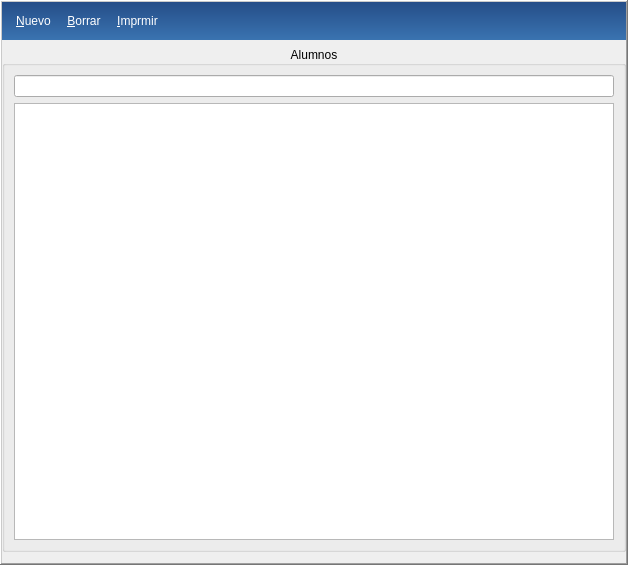
<?xml version="1.0" encoding="UTF-8"?>
<ui version="4.0">
 <class>FrmAlumnos</class>
 <widget class="QFrame" name="FrmAlumnos">
  <property name="geometry">
   <rect>
    <x>0</x>
    <y>0</y>
    <width>628</width>
    <height>565</height>
   </rect>
  </property>
  <property name="sizePolicy">
   <sizepolicy hsizetype="MinimumExpanding" vsizetype="MinimumExpanding">
    <horstretch>0</horstretch>
    <verstretch>0</verstretch>
   </sizepolicy>
  </property>
  <property name="windowTitle">
   <string>Alumnos</string>
  </property>
  <property name="windowIcon">
   <iconset resource="micolegio.qrc">
    <normaloff>:/images/maintoolbar/contactbook.png</normaloff>:/images/maintoolbar/contactbook.png</iconset>
  </property>
  <property name="autoFillBackground">
   <bool>true</bool>
  </property>
  <property name="frameShape">
   <enum>QFrame::WinPanel</enum>
  </property>
  <property name="frameShadow">
   <enum>QFrame::Raised</enum>
  </property>
  <layout class="QGridLayout" name="gridLayout_2">
   <property name="leftMargin">
    <number>0</number>
   </property>
   <property name="topMargin">
    <number>0</number>
   </property>
   <property name="rightMargin">
    <number>0</number>
   </property>
   <item row="1" column="0">
    <widget class="QSplitter" name="splitter">
     <property name="orientation">
      <enum>Qt::Horizontal</enum>
     </property>
     <widget class="QGroupBox" name="groupBox">
      <property name="sizePolicy">
       <sizepolicy hsizetype="MinimumExpanding" vsizetype="MinimumExpanding">
        <horstretch>0</horstretch>
        <verstretch>0</verstretch>
       </sizepolicy>
      </property>
      <property name="minimumSize">
       <size>
        <width>200</width>
        <height>500</height>
       </size>
      </property>
      <property name="title">
       <string>Alumnos</string>
      </property>
      <property name="alignment">
       <set>Qt::AlignCenter</set>
      </property>
      <layout class="QGridLayout" name="gridLayoutTable">
       <item row="1" column="0">
        <widget class="QTableView" name="tbwAlumnos">
         <property name="sizePolicy">
          <sizepolicy hsizetype="MinimumExpanding" vsizetype="Expanding">
           <horstretch>0</horstretch>
           <verstretch>0</verstretch>
          </sizepolicy>
         </property>
        </widget>
       </item>
       <item row="0" column="0">
        <widget class="QLineEdit" name="lineEdit"/>
       </item>
      </layout>
     </widget>
    </widget>
   </item>
   <item row="0" column="0">
    <widget class="QFrame" name="topFrame">
     <property name="sizePolicy">
      <sizepolicy hsizetype="Preferred" vsizetype="Fixed">
       <horstretch>0</horstretch>
       <verstretch>0</verstretch>
      </sizepolicy>
     </property>
     <property name="minimumSize">
      <size>
       <width>0</width>
       <height>0</height>
      </size>
     </property>
     <property name="styleSheet">
      <string notr="true">#topFrame {
background: qlineargradient(spread:pad, x1:0.5, y1:0, x2:0.5, y2:1, stop:0 rgba(37, 77, 136, 255), stop:1 rgba(58, 116, 177, 255));
padding: 0;
}

#topFrame QPushButton {
border: none;
padding: 3px 5px;
margin: 0;
background-color: none;
color:white;
}

#topFrame QPushButton:hover {
background: qradialgradient(cx: 0.3, cy: -0.4, fx: 0.3, fy: -0.4, 
radius: 1.35, stop: 0 #fff, stop:  1 #bbb);
color : rgba(58, 116, 177, 255);
}

#topFrame QPushButton:pressed {
background: qradialgradient(cx: 0.3, cy: -0.4, fx: 0.3, fy: -0.4, 
radius: 1.35, stop: 0 #fff, stop:  1 #ddd);
}</string>
     </property>
     <property name="frameShape">
      <enum>QFrame::NoFrame</enum>
     </property>
     <property name="frameShadow">
      <enum>QFrame::Plain</enum>
     </property>
     <property name="lineWidth">
      <number>0</number>
     </property>
     <layout class="QHBoxLayout" name="horizontalLayout">
      <property name="sizeConstraint">
       <enum>QLayout::SetMinimumSize</enum>
      </property>
      <item>
       <widget class="QPushButton" name="btnNuevo">
        <property name="text">
         <string>&amp;Nuevo</string>
        </property>
        <property name="icon">
         <iconset>
          <normalon>:/images/standardtoolbar/document-new.png</normalon>
         </iconset>
        </property>
        <property name="iconSize">
         <size>
          <width>22</width>
          <height>22</height>
         </size>
        </property>
       </widget>
      </item>
      <item>
       <widget class="QPushButton" name="btnBorrar">
        <property name="text">
         <string>&amp;Borrar</string>
        </property>
        <property name="icon">
         <iconset resource="micolegio.qrc">
          <normaloff>:/images/standardtoolbar/delete.png</normaloff>:/images/standardtoolbar/delete.png</iconset>
        </property>
       </widget>
      </item>
      <item>
       <widget class="QPushButton" name="btnImprimir">
        <property name="text">
         <string>&amp;Imprmir</string>
        </property>
        <property name="icon">
         <iconset>
          <normalon>:/images/standardtoolbar/document-print.png</normalon>
         </iconset>
        </property>
        <property name="iconSize">
         <size>
          <width>22</width>
          <height>22</height>
         </size>
        </property>
       </widget>
      </item>
      <item>
       <spacer name="horizontalSpacer">
        <property name="orientation">
         <enum>Qt::Horizontal</enum>
        </property>
        <property name="sizeHint" stdset="0">
         <size>
          <width>40</width>
          <height>20</height>
         </size>
        </property>
       </spacer>
      </item>
     </layout>
    </widget>
   </item>
  </layout>
 </widget>
 <resources>
  <include location="micolegio.qrc"/>
 </resources>
 <connections/>
</ui>
